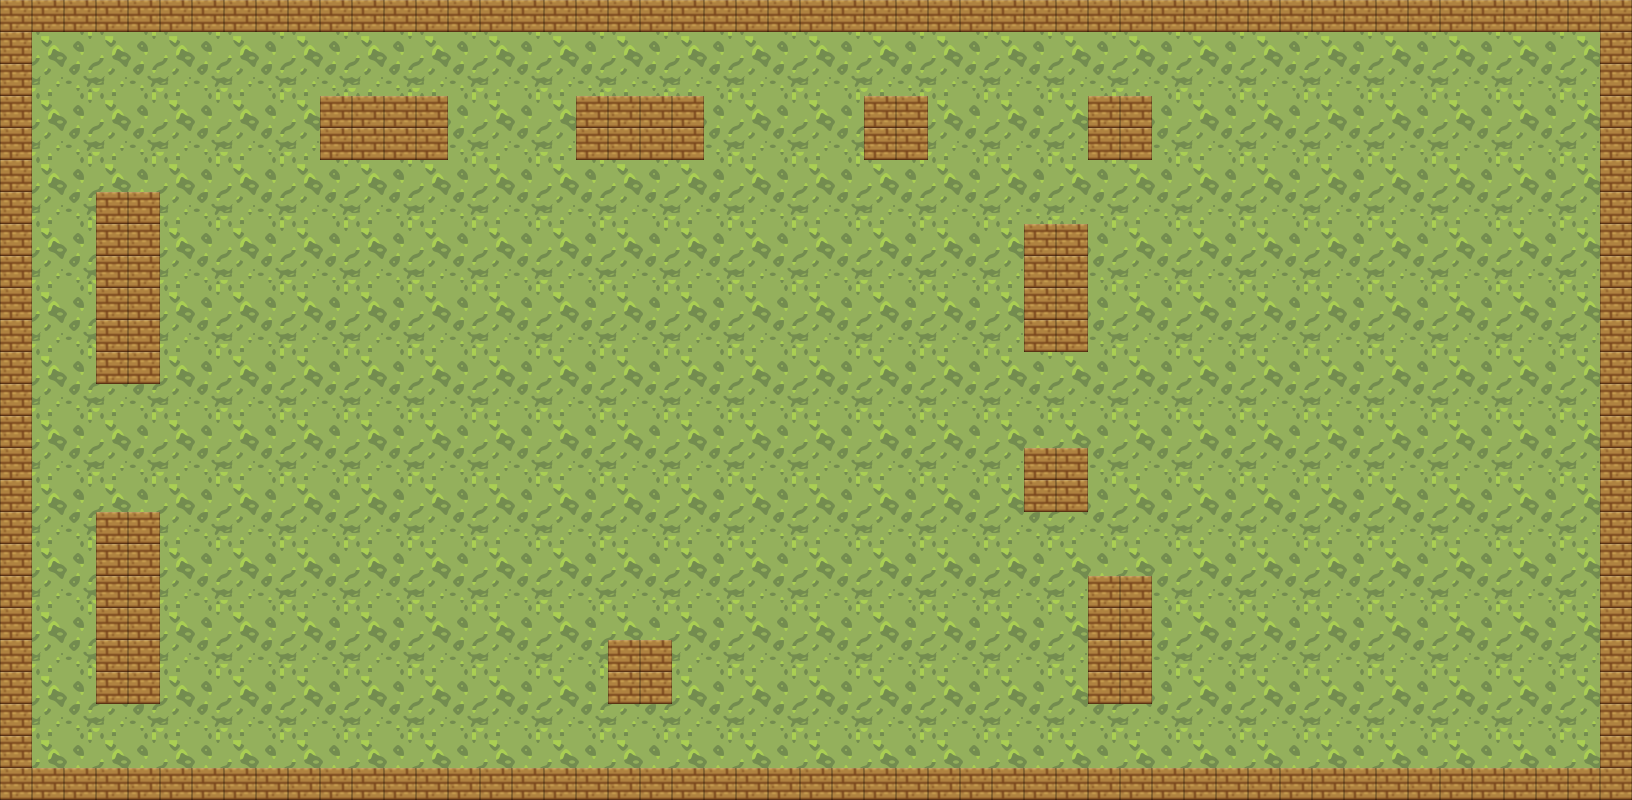

A level layout from a 2D game, rendered from its tile map. Below: a short description, then the map file with tile-grid data replaced by summaries:
An orthogonal 51x25 tile map with 32x32 px tiles, 1 tile layer (Ground) and 17 objects (14x solid, SpawnPlayer, Map, SpawnEnemy).

<map version="1.0" orientation="orthogonal" renderorder="right-down" width="51" height="25" tilewidth="32" tileheight="32" nextobjectid="720">
 <tileset firstgid="1" name="tent2" tilewidth="32" tileheight="32" tilecount="25" columns="5">
  <image source="images/tent2.png" width="160" height="160" />
 </tileset>
 <layer name="Ground" width="51" height="25">
  <data>[1275 cells, 1275 non-empty, 5 distinct tile ids]</data>
 </layer>
 <objectgroup name="Collision">
  <object id="1" name="solid" x="0" y="0" width="32" height="800" />
  <object id="7" name="solid" x="0" y="0" width="1632" height="32" />
  <object id="39" name="solid" x="1600" y="0" width="32" height="800" />
  <object id="692" name="solid" x="0" y="768" width="1632" height="32" />
  <object id="693" name="solid" x="96" y="192" width="64" height="192" />
  <object id="705" name="solid" x="608" y="640" width="64" height="64" />
  <object id="711" name="solid" x="96" y="512" width="64" height="192" />
  <object id="712" name="solid" x="576" y="96" width="128" height="64" />
  <object id="713" name="solid" x="320" y="96" width="128" height="64" />
  <object id="714" name="solid" x="1088" y="96" width="64" height="64" />
  <object id="715" name="solid" x="864" y="96" width="64" height="64" />
  <object id="716" name="solid" x="1024" y="224" width="64" height="128" />
  <object id="717" name="solid" x="1088" y="576" width="64" height="128" />
  <object id="719" name="solid" x="1024" y="448" width="64" height="64" />
 </objectgroup>
 <objectgroup name="Point">
  <object id="708" name="SpawnPlayer" x="64" y="64" width="96" height="96" />
  <object id="709" name="Map" x="32" y="32" width="1568" height="736" />
  <object id="710" name="SpawnEnemy" x="1248" y="64" width="320" height="672" />
 </objectgroup>
</map>